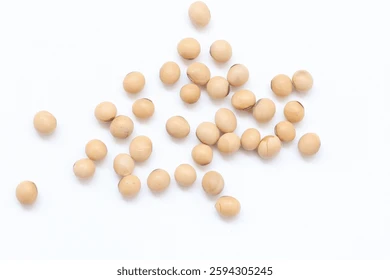
#> input picture src/data/imagens/soja-37.jpg, 390 x 280 px; its folder holds only this picture in this run
$ python -i processing.py   (imports and definitions only)
#> lines starting #> are read from the running program, lines starting #| are printed output that depends on the picture; after the words box and inside, x2 and y2 are one past the last pixel; in counts of white or black regions, pixels touching at a corner belong together
#> further down, picture is the input picture: shape (280, 390, 3); mean B, G, R 238.3, 241.7, 245.5
### src/demeter_ml/features.py
import cv2
import numpy as np

def extract_color_features(grain_image: np.ndarray) -> np.ndarray:
    """
    Extracts mean color features (B, G, R, H, S, V, L, A, B) from a segmented grain image.
    Assumes the background is black (0).
    """
    # Create a mask for non-black pixels
    gray = cv2.cvtColor(grain_image, cv2.COLOR_BGR2GRAY)
    _, mask = cv2.threshold(gray, 1, 255, cv2.THRESH_BINARY)

    if cv2.countNonZero(mask) == 0:
        return np.zeros(9)

    # BGR Mean
    mean_bgr = cv2.mean(grain_image, mask=mask)[:3]

    # HSV Mean
    hsv = cv2.cvtColor(grain_image, cv2.COLOR_BGR2HSV)
    mean_hsv = cv2.mean(hsv, mask=mask)[:3]

    # LAB Mean
    lab = cv2.cvtColor(grain_image, cv2.COLOR_BGR2LAB)
    mean_lab = cv2.mean(lab, mask=mask)[:3]

    return np.concatenate([mean_bgr, mean_hsv, mean_lab])

def extract_texture_features(grain_image: np.ndarray) -> np.ndarray:
    """
    Extracts texture features using a simplified Local Binary Pattern (LBP) approach.
    Returns: Mean LBP, Std LBP, Entropy.
    """
    gray = cv2.cvtColor(grain_image, cv2.COLOR_BGR2GRAY)

    # Simple LBP implementation
    # Compare each pixel with its 8 neighbors
    rows, cols = gray.shape
    lbp_image = np.zeros_like(gray)

    # Vectorized approach for 3x3 LBP
    # Pad image to handle borders
    padded = np.pad(gray, ((1,1), (1,1)), mode='reflect')

    center = padded[1:-1, 1:-1]

    # Neighbors positions relative to center
    shifts = [(-1, -1), (-1, 0), (-1, 1),
              (0, 1), (1, 1), (1, 0),
              (1, -1), (0, -1)]

    power_val = 1
    for dy, dx in shifts:
        neighbor = padded[1+dy:1+dy+rows, 1+dx:1+dx+cols]
        lbp_image += ((neighbor >= center) * power_val).astype(np.uint8)
        power_val *= 2

    # Calculate statistics on LBP image (ignoring background 0 if masked, but here we have crop)
    # We should mask out the background.
    _, mask = cv2.threshold(gray, 1, 255, cv2.THRESH_BINARY)

    if cv2.countNonZero(mask) == 0:
        return np.zeros(3)

    lbp_values = lbp_image[mask > 0]

    mean_lbp = np.mean(lbp_values)
    std_lbp = np.std(lbp_values)

    # Entropy
    hist, _ = np.histogram(lbp_values, bins=256, range=(0, 256), density=True)
    hist = hist[hist > 0]
    entropy = -np.sum(hist * np.log2(hist))

    return np.array([mean_lbp, std_lbp, entropy])

def extract_shape_features(contour: np.ndarray) -> np.ndarray:
    """
    Extracts shape features: Area, Perimeter, Circularity, Aspect Ratio, Convexity, Solidity.
    """
    area = cv2.contourArea(contour)
    perimeter = cv2.arcLength(contour, True)

    if perimeter == 0:
        circularity = 0
    else:
        circularity = 4 * np.pi * (area / (perimeter * perimeter))

    # Aspect Ratio
    rect = cv2.minAreaRect(contour)
    (x, y), (w, h), angle = rect
    if w > h: w, h = h, w
    aspect_ratio = float(w) / h if h != 0 else 0

    # Convexity
    is_convex = cv2.isContourConvex(contour)
    convexity = 1.0 if is_convex else 0.0

    # Solidity (Area / Convex Hull Area)
    hull = cv2.convexHull(contour)
    hull_area = cv2.contourArea(hull)
    solidity = float(area) / hull_area if hull_area > 0 else 0

    return np.array([area, perimeter, circularity, aspect_ratio, convexity, solidity])

def extract_all_features(grain_image: np.ndarray, contour: np.ndarray = None) -> np.ndarray:
    """
    Wrapper to extract all features from a cropped grain image.
    If contour is provided, uses it directly. Otherwise, finds it in the crop.
    """
    if contour is None:
        gray = cv2.cvtColor(grain_image, cv2.COLOR_BGR2GRAY)
        _, mask = cv2.threshold(gray, 1, 255, cv2.THRESH_BINARY)
        contours, _ = cv2.findContours(mask, cv2.RETR_EXTERNAL, cv2.CHAIN_APPROX_SIMPLE)

        if not contours:
            return np.zeros(18) # 9 color + 6 shape + 3 texture

        contour = max(contours, key=cv2.contourArea)

    color_feats = extract_color_features(grain_image)
    shape_feats = extract_shape_features(contour)
    texture_feats = extract_texture_features(grain_image)

    return np.concatenate([color_feats, shape_feats, texture_feats])

### src/demeter_ml/analysis.py
import numpy as np

def is_uncertain_case(features: np.ndarray, classification: str, reasons: list) -> bool:
    """
    Determines if a grain analysis is uncertain and would benefit from LLM verification.
    Returns True for borderline cases where rules are near thresholds.
    """
    # Extract key features
    circularity = features[11]
    aspect_ratio = features[12]
    convexity = features[13]
    mean_v = features[5]
    mean_h = features[3]
    entropy = features[17]

    # Define uncertainty margins (±10% of threshold)
    uncertain = False

    # Borderline circularity (near 0.70 threshold)
    if 0.65 <= circularity <= 0.75:
        uncertain = True

    # Borderline aspect ratio (near 0.75 or 1.25 thresholds)
    if (0.70 <= aspect_ratio <= 0.80) or (1.20 <= aspect_ratio <= 1.30):
        uncertain = True

    # Borderline brightness (near 60 threshold)
    if 55 <= mean_v <= 65:
        uncertain = True

    # Borderline green detection (near hue thresholds 35-85)
    if (30 <= mean_h <= 40) or (80 <= mean_h <= 90):
        uncertain = True

    # Multiple but weak defects (suggests edge case)
    if len(reasons) >= 2 and classification != "Good":
        uncertain = True

    # Good with no reasons but close to thresholds
    if classification == "Good" and len(reasons) == 0:
        if (circularity < 0.80 or aspect_ratio < 0.85 or
            aspect_ratio > 1.15 or mean_v < 80):
            uncertain = True

    return uncertain


def analyze_grain_rules(features: np.ndarray, holes: list = None) -> dict:
    """
    Analyzes the suitability of a grain based on fixed rules (heuristics).
    Features indices:
    0-2: BGR, 3-5: HSV, 6-8: LAB
    9: Area, 10: Perimeter, 11: Circularity, 12: AspectRatio, 13: Convexity, 14: Solidity
    15: Mean LBP, 16: Std LBP, 17: Entropy
    """

    mean_h = features[3]
    mean_s = features[4]
    mean_v = features[5]
    circularity = features[11]
    aspect_ratio = features[12]
    convexity = features[13]
    solidity = features[14]
    entropy = features[17]

    classification = "Good"
    reasons = []

    # 0. Structural Damage (Holes)
    if holes and len(holes) > 0:
        classification = "Defect: Perforated/Damaged"
        reasons.append(f"Has {len(holes)} holes")

    # 1. Shape Analysis
    if circularity < 0.70:
        if "Defect" not in classification: classification = "Defect: Broken/Irregular"
        reasons.append(f"Low circularity ({circularity:.2f})")

    if aspect_ratio < 0.75 or aspect_ratio > 1.25:
        if "Defect" not in classification: classification = "Defect: Elongated"
        reasons.append(f"Bad aspect ratio ({aspect_ratio:.2f})")

    if convexity < 0.95:
        if "Defect" not in classification: classification = "Defect: Broken/Chipped"
        reasons.append(f"Not convex ({convexity:.2f})")

    # 2. Color Analysis
    # Dark spots / Rotten (Low Value)
    if mean_v < 60:
        if "Defect" not in classification: classification = "Defect: Dark/Rotten"
        reasons.append(f"Too dark (V={mean_v:.1f})")

    # Green / Immature (Hue approx 30-90 for Green in OpenCV)
    if 35 < mean_h < 85:
        if "Defect" not in classification: classification = "Defect: Green/Immature"
        reasons.append(f"Greenish color (H={mean_h:.1f})")

    # 3. Texture Analysis
    # High entropy might indicate rough surface (wrinkled/diseased)
    if entropy > 5.0: # Threshold needs calibration
        if "Defect" not in classification: classification = "Defect: Rough Texture"
        reasons.append(f"High entropy ({entropy:.2f})")

    # Check if this is an uncertain case
    uncertain = is_uncertain_case(features, classification, reasons)

    return {
        "classification": classification,
        "reasons": reasons,
        "uncertain": uncertain,
        "features": {
            "mean_h": float(mean_h),
            "mean_v": float(mean_v),
            "circularity": float(circularity),
            "convexity": float(convexity),
            "entropy": float(entropy)
        }
    }

### src/demeter_ml/processing.py
import cv2
import numpy as np
from typing import Optional

# [12 lines left out: function load_image, not called in this run]

def preprocess_image(image: np.ndarray) -> np.ndarray:
    """
    Applies Median blur to reduce noise while preserving edges.
    """
    # Median blur is better for salt-and-pepper noise and preserving edges
    blurred = cv2.medianBlur(image, 5)
    return blurred

def sharpen_image(image: np.ndarray) -> np.ndarray:
    """
    Sharpen the image using a Laplacian filter to enhance edges.
    """
    kernel = np.array([[0, -1, 0],
                       [-1, 5, -1],
                       [0, -1, 0]])
    sharpened = cv2.filter2D(image, -1, kernel)
    return sharpened

def segment_grains(image: np.ndarray) -> tuple[list[np.ndarray], np.ndarray, list, np.ndarray]:
    """
    Segments grains using Watershed algorithm to separate touching grains.
    Returns:
        - grain_masks: List of cropped grain images
        - markers: The watershed markers (labeled image)
        - contours: List of contours found
        - hierarchy: Contour hierarchy
    """
    # 1. Convert to Gray and Sharpen
    gray = cv2.cvtColor(image, cv2.COLOR_BGR2GRAY)
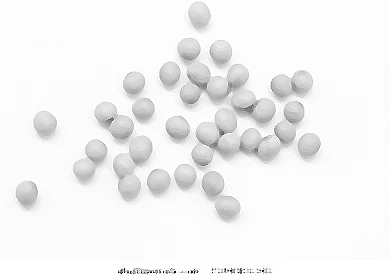
#> gray: shape (280, 390); min 0, max 255, mean 243.1

    # 2. Thresholding (Otsu)
    # Use binary inverse because grains are usually light on dark or we want the object to be white
    _, thresh = cv2.threshold(gray, 0, 255, cv2.THRESH_BINARY_INV + cv2.THRESH_OTSU)
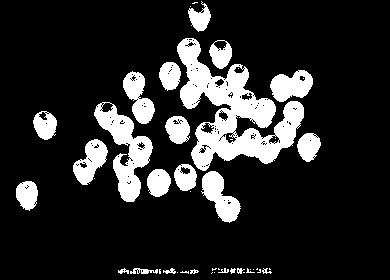
#> thresh: shape (280, 390); 16.1% white; 45 white regions (22 under 20 px), largest, box (x1, y1, x2, y2) and area: (177, 38, 304, 171) 6929, (94, 102, 153, 202) 2314, (201, 171, 241, 223) 1049

    # 3. Noise removal
    kernel = np.ones((3, 3), np.uint8)
    opening = cv2.morphologyEx(thresh, cv2.MORPH_OPEN, kernel, iterations=2)
#> opening: shape (280, 390); 14.4% white; 16 white regions, largest, box (x1, y1, x2, y2) and area: (177, 40, 304, 168) 6243, (95, 109, 152, 202) 2171, (202, 171, 240, 222) 1006

    # 4. Sure background area (Dilate)
    sure_bg = cv2.dilate(opening, kernel, iterations=3)
#> sure_bg: shape (280, 390); 23.1% white; 5 white regions, box (x1, y1, x2, y2) and area: (70, 37, 323, 225) 22909, (13, 179, 41, 213) 806, (31, 111, 60, 142) 768, (186, 6, 213, 34) 645, (140, 266, 151, 277) 121

    # 5. Sure foreground area (Distance Transform)
    dist_transform = cv2.distanceTransform(opening, cv2.DIST_L2, 5)
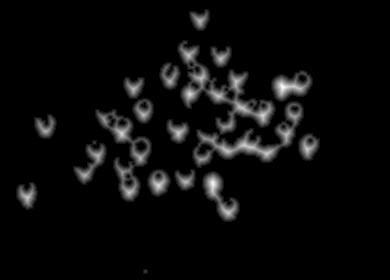
#> dist_transform: shape (280, 390) float32; min 0, max 11.39, mean 0.502; drawn with min black and max white
    _, sure_fg = cv2.threshold(dist_transform, 0.5 * dist_transform.max(), 255, 0)
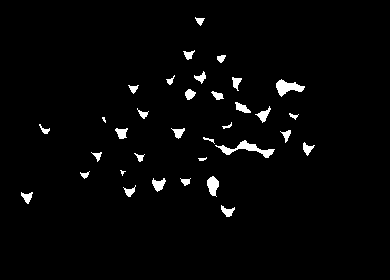
#> sure_fg: shape (280, 390) float32; 2.4% white; 34 white regions (2 under 20 px), largest, box (x1, y1, x2, y2) and area: (215, 140, 275, 158) 332, (276, 79, 305, 97) 261, (207, 176, 219, 197) 167

    # 6. Unknown region
    sure_fg = np.uint8(sure_fg)
    unknown = cv2.subtract(sure_bg, sure_fg)
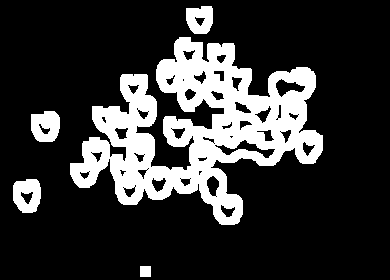
#> unknown: shape (280, 390); 20.7% white; 5 white regions

    # 7. Marker labelling
    _, markers = cv2.connectedComponents(sure_fg)
#> markers: shape (280, 390) int32; 35 distinct labels, from 0 to 34
    # Add one to all labels so that sure background is not 0, but 1
    markers = markers + 1
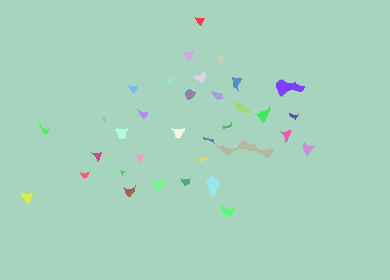
#> markers: shape (280, 390) int32; 35 distinct labels, from 1 to 35; one colour per label, 0 black
    # Mark the region of unknown with zero
    markers[unknown == 255] = 0
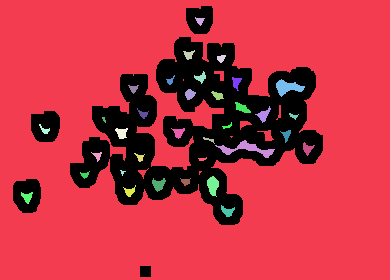
#> markers: shape (280, 390) int32; 36 distinct labels, from 0 to 35; one colour per label, 0 black

    # 8. Watershed
    markers = cv2.watershed(image, markers)
#> markers: shape (280, 390) int32; 36 distinct labels, from -1 to 35

    # 9. Extract individual grains based on markers
    grain_masks = []
    unique_markers = np.unique(markers)
#> unique_markers = 36 values from -1 to 35
#> (the rest of the program and of its run is left out)
